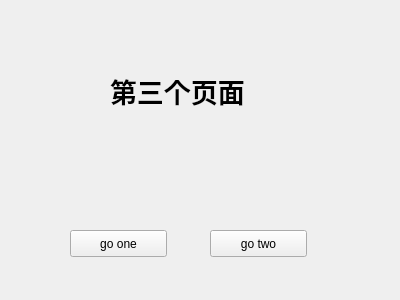
<?xml version="1.0" encoding="UTF-8"?>
<ui version="4.0">
 <class>ThreeForm</class>
 <widget class="QWidget" name="ThreeForm">
  <property name="geometry">
   <rect>
    <x>0</x>
    <y>0</y>
    <width>400</width>
    <height>300</height>
   </rect>
  </property>
  <property name="windowTitle">
   <string>Form</string>
  </property>
  <widget class="QPushButton" name="btn_goone">
   <property name="geometry">
    <rect>
     <x>70</x>
     <y>230</y>
     <width>97</width>
     <height>27</height>
    </rect>
   </property>
   <property name="text">
    <string>go one</string>
   </property>
  </widget>
  <widget class="QPushButton" name="btn_gotwo">
   <property name="geometry">
    <rect>
     <x>210</x>
     <y>230</y>
     <width>97</width>
     <height>27</height>
    </rect>
   </property>
   <property name="text">
    <string>go two</string>
   </property>
  </widget>
  <widget class="QLabel" name="label">
   <property name="geometry">
    <rect>
     <x>110</x>
     <y>40</y>
     <width>171</width>
     <height>101</height>
    </rect>
   </property>
   <property name="font">
    <font>
     <pointsize>20</pointsize>
     <weight>75</weight>
     <bold>true</bold>
    </font>
   </property>
   <property name="text">
    <string>第三个页面</string>
   </property>
  </widget>
 </widget>
 <resources/>
 <connections/>
</ui>
